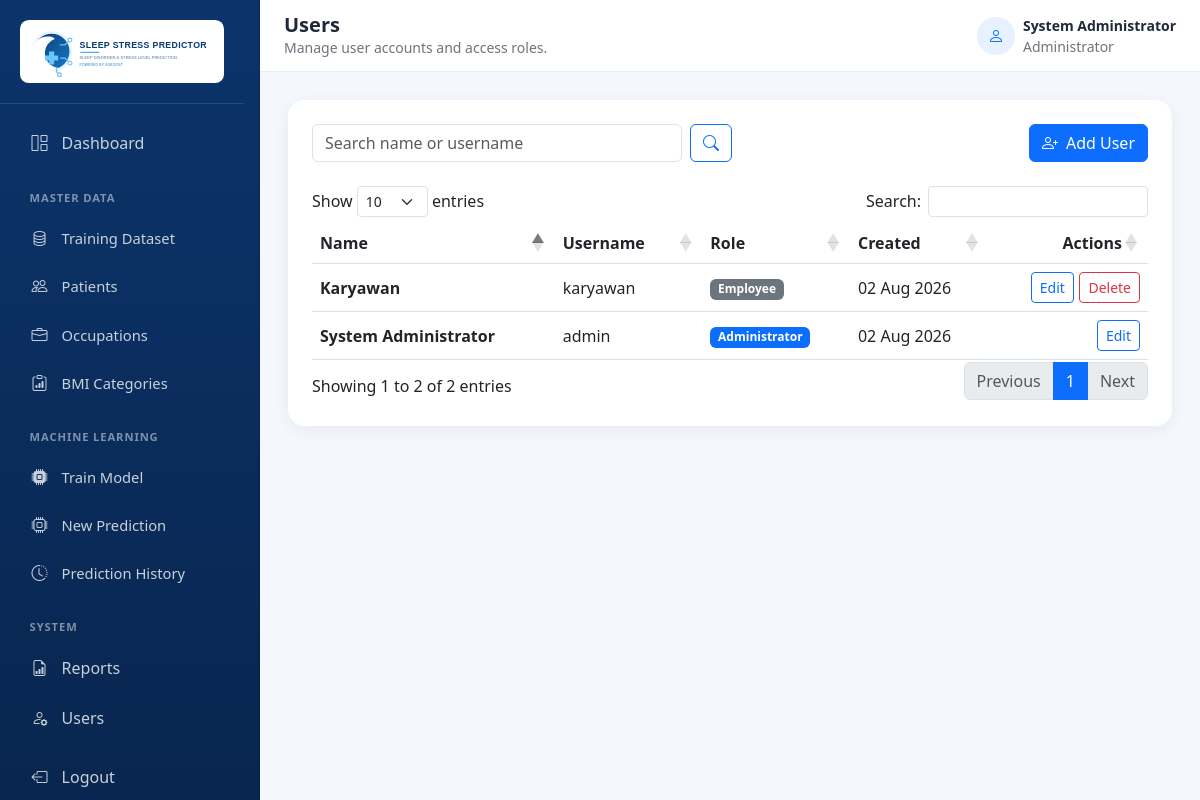
Page /users/ (signed in) on the committed database.
### models/database.py (models this page shows)
class User(UserMixin, db.Model):
    __tablename__ = "users"
    id = db.Column(db.Integer, primary_key=True)
    full_name = db.Column(db.String(120), nullable=False)
    username = db.Column(db.String(80), nullable=False, unique=True, index=True)
    password_hash = db.Column(db.String(256), nullable=False)
    role = db.Column(db.String(20), nullable=False, default="Admin")
    created_at = db.Column(db.DateTime, nullable=False, default=jakarta_now)

### routes/users.py (the view)
@users_bp.get("/")
@admin_required
def index():
    search = request.args.get("search", "").strip()
    query = User.query
    if search:
        pattern = f"%{search}%"
        query = query.filter(or_(User.full_name.ilike(pattern), User.username.ilike(pattern)))
    users = query.order_by(User.created_at.desc()).all()
    return render_template("users/index.html", users=users, search=search)

### app.py (called while the page is built)
@login_manager.user_loader
def load_user(user_id):
    return db.session.get(User, int(user_id))

### utils/access.py (called while the page is built)
def admin_required(view):
    @wraps(view)
    @login_required
    def wrapped_view(*args, **kwargs):
        if current_user.role != "Admin":
            abort(403)
        return view(*args, **kwargs)
    return wrapped_view

### templates/users/index.html (shortened to what this page needs)
{% extends "base.html" %}
{% block page_title %}Users{% endblock %}
{% block page_subtitle %}Manage user accounts and access roles.{% endblock %}
{% block content %}
<div class="card border-0 dashboard-card"><div class="card-body p-4">
  <div class="responsive-toolbar mb-4"><form method="get" class="d-flex gap-2 w-100 user-search-form"><input class="form-control" name="search" value="{{ search }}" placeholder="Search name or username"><button class="btn btn-outline-primary" type="submit"><i class="bi bi-search"></i></button></form><a href="{{ url_for('users.create') }}" class="btn btn-primary"><i class="bi bi-person-plus me-2"></i>Add User</a></div>
  <div class="table-responsive"><table class="table data-table align-middle text-nowrap w-100 mb-0"><thead><tr><th>Name</th><th>Username</th><th>Role</th><th>Created</th><th class="text-end">Actions</th></tr></thead><tbody>{% for user in users %}<tr><td class="fw-semibold">{{ user.full_name }}</td><td>{{ user.username }}</td><td><span class="badge {% if user.role == 'Admin' %}text-bg-primary{% else %}text-bg-secondary{% endif %}">{{ 'Administrator' if user.role == 'Admin' else 'Employee' }}</span></td><td>{{ user.created_at.strftime('%d %b %Y') }}</td><td class="text-end"><div class="action-buttons"><a href="{{ url_for('users.edit', user_id=user.id) }}" class="btn btn-sm btn-outline-primary">Edit</a>{% if user.id != current_user.id %}<form method="post" action="{{ url_for('users.delete', user_id=user.id) }}" class="d-inline" onsubmit="return confirm('Delete this user?');"><button class="btn btn-sm btn-outline-danger" type="submit">Delete</button></form>{% endif %}</div></td></tr>{% else %}<tr><td colspan="5" class="text-center text-secondary py-4">No users found.</td></tr>{% endfor %}</tbody></table></div>
</div></div>
{% endblock %}

### templates/base.html (shortened to what this page needs)
<!DOCTYPE html>
<html lang="en">
<head>
  <link href="https://cdn.jsdelivr.net/npm/bootstrap@5.3.0/dist/css/bootstrap.min.css" rel="stylesheet">
  <link rel="stylesheet" href="https://cdn.jsdelivr.net/npm/bootstrap-icons@1.11.1/font/bootstrap-icons.css">
  <link rel="stylesheet" href="https://cdn.datatables.net/1.13.8/css/dataTables.bootstrap5.min.css">
  <link rel="stylesheet" href="{{ url_for('static', filename='css/dashboard.css') }}">
</head>
<body class="dashboard-body">
  <aside class="app-sidebar offcanvas offcanvas-start" tabindex="-1" id="appSidebar" aria-labelledby="appSidebarLabel">
    <div class="offcanvas-body d-flex flex-column p-0">
      <a class="sidebar-brand flex-shrink-0" href="{{ url_for('system.dashboard') }}"><img src="{{ url_for('static', filename='img/logo.svg') }}" alt="Sleep Stress Predictor" class="sidebar-logo"></a>
      <nav class="sidebar-nav nav flex-column flex-nowrap">
      <a class="nav-link {% if request.endpoint == 'system.dashboard' %}active{% endif %}" href="{{ url_for('system.dashboard') }}"><i class="bi bi-grid-1x2 me-2"></i>Dashboard</a>
      <div class="nav-label">Master Data</div><div class="submenu">
        <a class="nav-link" href="{{ url_for('training_dataset.index') }}"><i class="bi bi-database me-2"></i>Training Dataset</a>
        <a class="nav-link" href="{{ url_for('master_data.patients') }}"><i class="bi bi-people me-2"></i>Patients</a>
        <a class="nav-link" href="{{ url_for('master_data.occupations') }}"><i class="bi bi-briefcase me-2"></i>Occupations</a>
        <a class="nav-link" href="{{ url_for('master_data.bmi_categories') }}"><i class="bi bi-clipboard-data me-2"></i>BMI Categories</a>
      </div>
      <div class="nav-label">Machine Learning</div><div class="submenu">
        {% if current_user.role == 'Admin' %}<a class="nav-link" href="{{ url_for('train') }}"><i class="bi bi-cpu-fill me-2"></i>Train Model</a>{% endif %}
        <a class="nav-link" href="{{ url_for('prediction.new_prediction') }}"><i class="bi bi-cpu me-2"></i>New Prediction</a>
        <a class="nav-link" href="{{ url_for('prediction.history') }}"><i class="bi bi-clock-history me-2"></i>Prediction History</a>
      </div>
      <div class="nav-label">System</div>
      <a class="nav-link" href="{{ url_for('reports.index') }}"><i class="bi bi-file-earmark-bar-graph me-2"></i>Reports</a>
      {% if current_user.role == 'Admin' %}<a class="nav-link" href="{{ url_for('users.index') }}"><i class="bi bi-person-gear me-2"></i>Users</a>{% endif %}
      <form method="post" action="{{ url_for('auth.logout') }}" class="mt-2"><button class="sidebar-logout" type="submit"><i class="bi bi-box-arrow-left me-2"></i>Logout</button></form>
      </nav>
    </div>
  </aside>
  <main class="app-main">
    <header class="app-topbar d-flex justify-content-between align-items-center px-3 px-lg-4">
      <div class="d-flex align-items-center gap-2 gap-sm-3 page-heading">
        <div class="page-heading-text"><h5 class="mb-0 fw-bold text-truncate">{% block page_title %}Sleep Stress Predictor{% endblock %}</h5><small class="text-secondary d-block text-truncate">{% block page_subtitle %}{% endblock %}</small></div>
      </div>
      <div class="d-flex align-items-center gap-2 flex-shrink-0"><span class="user-avatar"><i class="bi bi-person"></i></span><div class="small d-none d-sm-block"><strong class="d-block text-truncate user-name">{{ current_user.full_name }}</strong><span class="text-secondary">{{ 'Administrator' if current_user.role == 'Admin' else 'Employee' }}</span></div></div>
    </header>
    <section class="page-content">
      {% block content %}{% endblock %}
    </section>
  </main>
</body>
</html>

### static/css/dashboard.css (style rules this page uses)
:root { --brand-blue: #0d6efd; --sidebar-width: 260px; }
html { max-width: 100%; overflow-x: clip; }
body.dashboard-body { background: #f4f7fb; color: #1f2937; max-width: 100%; min-height: 100vh; overflow-x: clip; }
img, svg, canvas { height: auto; max-width: 100%; }
.app-sidebar { --bs-offcanvas-width: min(86vw, 280px); background: linear-gradient(180deg, #0c346b 0%, #08264f 100%); border: 0; color: #fff; height: 100dvh; max-height: 100dvh; max-width: 100%; overflow: hidden; }
.app-sidebar .offcanvas-header, .sidebar-brand { border-bottom: 1px solid rgba(255, 255, 255, .12); }
.app-sidebar .offcanvas-body { flex: 1 1 auto; height: 100%; min-height: 0; overflow-x: hidden; overflow-y: auto !important; overscroll-behavior: contain; scrollbar-gutter: stable; -webkit-overflow-scrolling: touch; }
.sidebar-brand { color: #fff; display: block; font-size: 1.2rem; font-weight: 700; padding: 1.25rem; text-decoration: none; }
.sidebar-logo { background: #fff; border-radius: .55rem; display: block; padding: .35rem; width: 100%; }
.sidebar-nav { padding: 1rem; }
.sidebar-nav .nav-link, .sidebar-logout { align-items: center; display: flex; gap: .75rem; min-height: 44px; padding: .72rem .85rem; }
.sidebar-nav .nav-link { border-radius: .6rem; color: rgba(255, 255, 255, .78); font-weight: 500; margin-bottom: .2rem; }
.sidebar-nav .nav-link i, .sidebar-logout i { align-items: center; display: inline-flex; flex: 0 0 1.25rem; font-size: 1rem; justify-content: center; line-height: 1; margin-right: 0 !important; width: 1.25rem; }
.sidebar-nav .nav-label { color: rgba(255, 255, 255, .48); font-size: .7rem; font-weight: 700; letter-spacing: .08em; margin: 1.25rem .85rem .55rem; text-transform: uppercase; }
.sidebar-nav .submenu .nav-link { font-size: .92rem; padding-left: .85rem; }
.sidebar-logout { background: transparent; border: 0; color: rgba(255, 255, 255, .78); text-align: left; width: 100%; }
.app-main { max-width: 100%; min-height: 100vh; min-width: 0; width: 100%; }
.app-topbar { background: #fff; border-bottom: 1px solid #e7edf5; gap: .75rem; min-height: 72px; width: 100%; }
.page-heading, .page-heading-text { min-width: 0; }
.page-heading { flex: 1 1 auto; }
.page-heading-text { max-width: min(58vw, 700px); }
.user-name { max-width: 190px; }
.page-content { max-width: 100%; min-width: 0; padding: 1.75rem; width: 100%; }
.page-content > *, .row > *, .card, .card-body, .dashboard-card .d-flex, .responsive-toolbar > * { min-width: 0; }
.dashboard-card { border-radius: 1rem; box-shadow: 0 .25rem 1rem rgba(31, 41, 55, .06); max-width: 100%; }
.user-avatar { align-items: center; background: #e8f1ff; border-radius: 50%; color: var(--brand-blue); display: inline-flex; flex: 0 0 38px; height: 38px; justify-content: center; width: 38px; }
.table-responsive { -webkit-overflow-scrolling: touch; max-width: 100%; overflow-x: auto; width: 100%; }
.action-buttons { align-items: center; display: inline-flex; flex-wrap: nowrap; gap: .35rem; white-space: nowrap; }
.responsive-toolbar { align-items: center; display: flex; flex-wrap: wrap; gap: .75rem; justify-content: space-between; }
.user-search-form { max-width: 420px; }
@media (min-width: 992px) { .app-sidebar.offcanvas { bottom: 0; height: 100dvh; max-height: 100dvh; top: 0; transform: none !important; visibility: visible !important; width: var(--sidebar-width); } }
@media (min-width: 992px) { .app-main { margin-left: var(--sidebar-width); max-width: calc(100% - var(--sidebar-width)); width: calc(100% - var(--sidebar-width)); } }

### rows in the picture
User: full_name "System Administrator", role "Administrator", username "admin", created_at "02 Aug 2026"
User: full_name "Karyawan", username "karyawan", role "Employee", created_at "02 Aug 2026"
